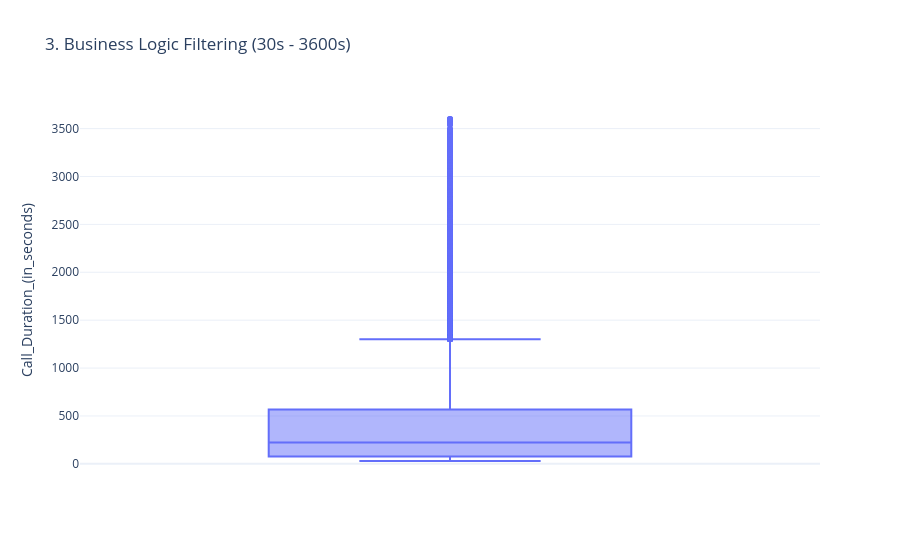

The notebook cell saved with this chart:
### Code cell
# BUSINESS LOGIC BOX-PLOT (30s - 3600s)
# Applying the 30-3600s rule and saving the final cleaned table
calls_cleaned = calls.filter(
    (pl.col("Call_Duration_(in_seconds)") >= 30) & 
    (pl.col("Call_Duration_(in_seconds)") <= 3600)
)

fig_business = px.box(
    calls_cleaned.to_pandas(), 
    y="Call_Duration_(in_seconds)", 
    title="3. Business Logic Filtering (30s - 3600s)",
    template="plotly_white",
    color_discrete_sequence=['#636EFA'] # Blue for final business data
)
fig_business.show()
# Final step: Save the cleaned data to CSV
# Saving the cleaned dataset for BI integration
#calls_cleaned.write_csv("calls_cleaned.csv")
# print("File 'calls_cleaned.csv' has been successfully saved.")

# Final verification of remaining records
print(f"Filtering complete. Remaining rows: {calls_cleaned.height}")

### Figure 1 — Plotly figure (JSON) as saved in the notebook; plotly's stock layout.template omitted (floating-point values rounded to 4 significant figures; data arrays with more than 128 entries replaced by an {"elided": "..."} marker saying what was removed)
{"data": [{"alignmentgroup": "True", "hovertemplate": "Call_Duration_(in_seconds)=%{y}<extra></extra>", "legendgroup": "", "marker": {"color": "#636EFA"}, "name": "", "notched": false, "offsetgroup": "", "orientation": "v", "showlegend": false, "type": "box", "x0": " ", "xaxis": "x", "y": {"elided": "34445 int values"}, "y0": " ", "yaxis": "y"}], "layout": {"boxmode": "group", "legend": {"tracegroupgap": 0}, "title": {"text": "3. Business Logic Filtering (30s - 3600s)"}, "xaxis": {"anchor": "y", "domain": [0, 1]}, "yaxis": {"anchor": "x", "domain": [0, 1], "title": {"text": "Call_Duration_(in_seconds)"}}}}
